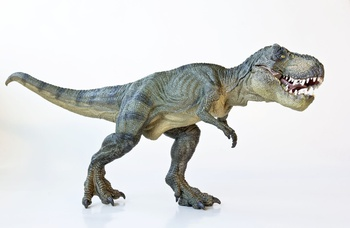
#> input picture images/TRex.jpg, 350 x 228 px
$ python Translation.py --image images/TRex.jpg
#> lines starting #> are read from the running program, lines starting #| are printed output that depends on the picture
import numpy as np
import argparse
import imutils
import cv2

ap = argparse.ArgumentParser()
ap.add_argument("-i", "--image", required=True, help="Path to the image")
args = vars(ap.parse_args())

image = cv2.imread(args["image"])
#> image is the input picture: shape (228, 350, 3); mean B, G, R 216.4, 216.9, 215.4
cv2.imshow("Original", image)
cv2.waitKey(0)

# [1, 0, tx],
# where tx is the number of pixels we will shift the image left or right
# Negative values of tx will shift the
# image to the left and positive values will shift the image to
# the right.
# [0, 1, ty],
# where ty is the number of pixels we will shift the image up
# or down. Negative value of ty will shift the image up and
# positive values will shift the image down.
M = np.float32([[1, 0, 25], [0, 1, 50]])
shifted = cv2.warpAffine(image, M, (image.shape[1], image.shape[0]))
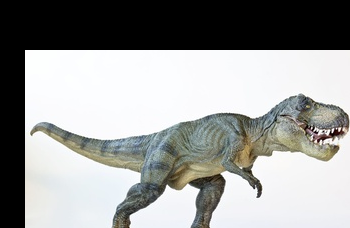
#> shifted: shape (228, 350, 3); mean B, G, R 152.9, 154.3, 153.2
cv2.imshow("Shifted Right and Down", shifted)
cv2.waitKey(0)

M = np.float32([[1, 0, -50], [0, 1, -90]])
shifted = cv2.warpAffine(image, M, (image.shape[1], image.shape[0]))
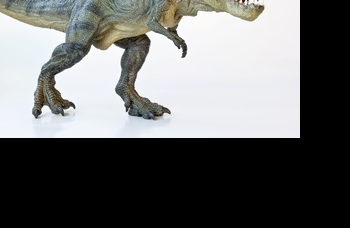
#> shifted: shape (228, 350, 3); mean B, G, R 106.4, 106.9, 105.9
cv2.imshow("Shifted Left and Up", shifted)
cv2.waitKey(0)

shifted = imutils.translate(image, 0, 100)
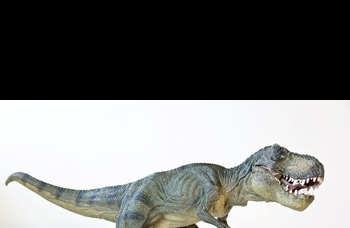
#> shifted: shape (228, 350, 3); mean B, G, R 118.8, 120.4, 119.8
cv2.imshow("Shifted Down", shifted)
cv2.waitKey(0)
